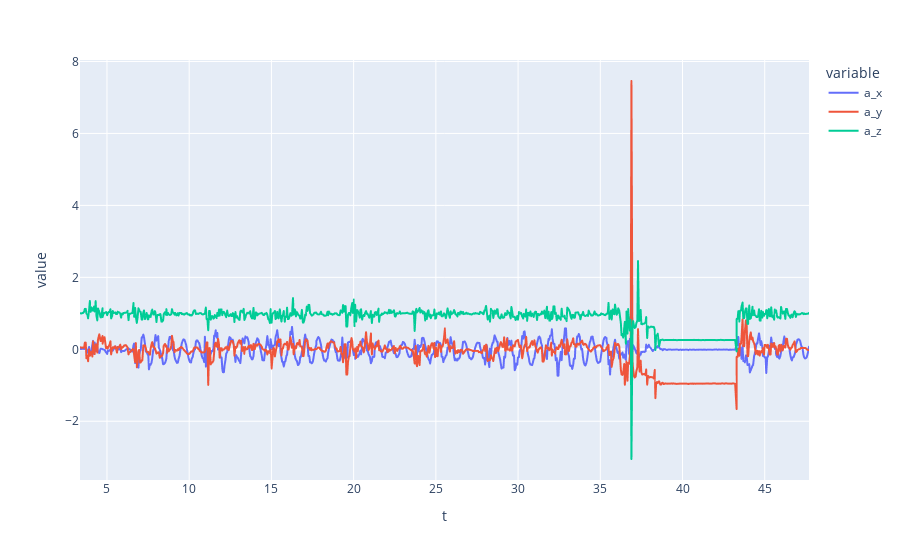
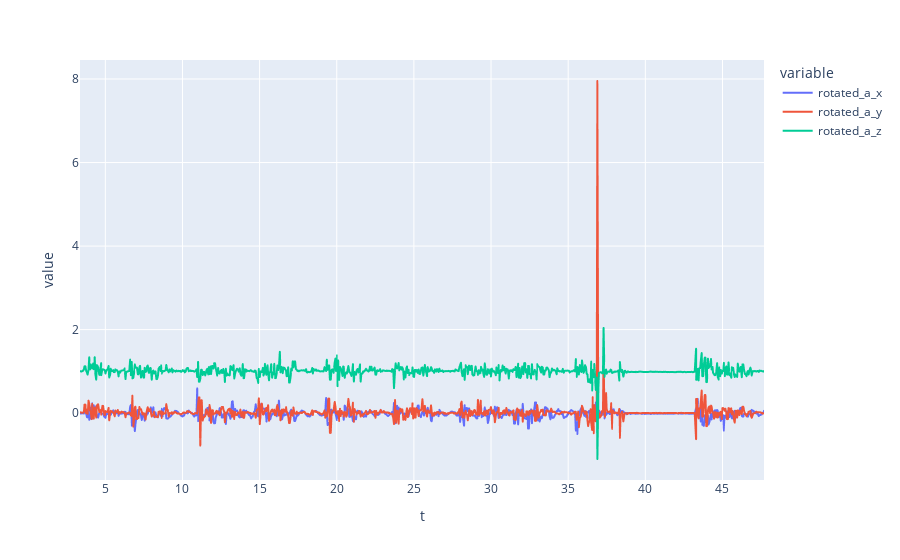
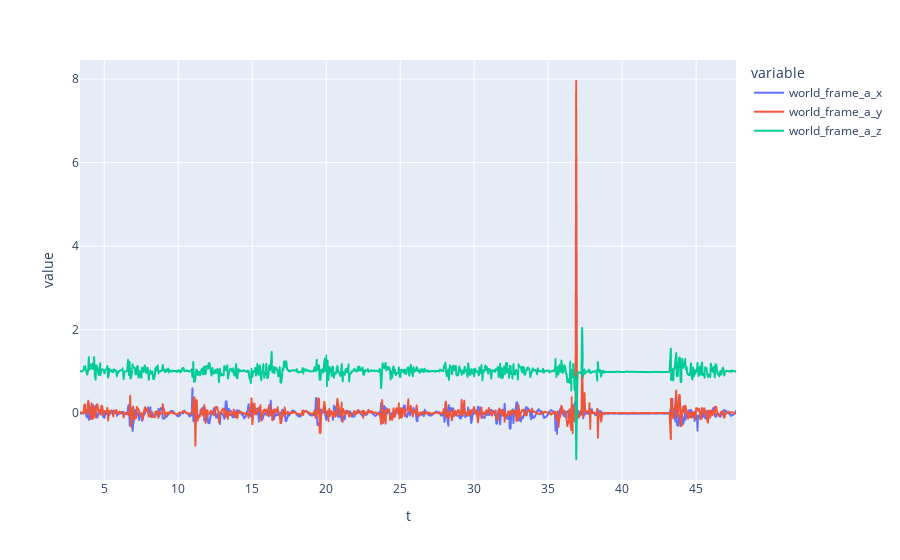
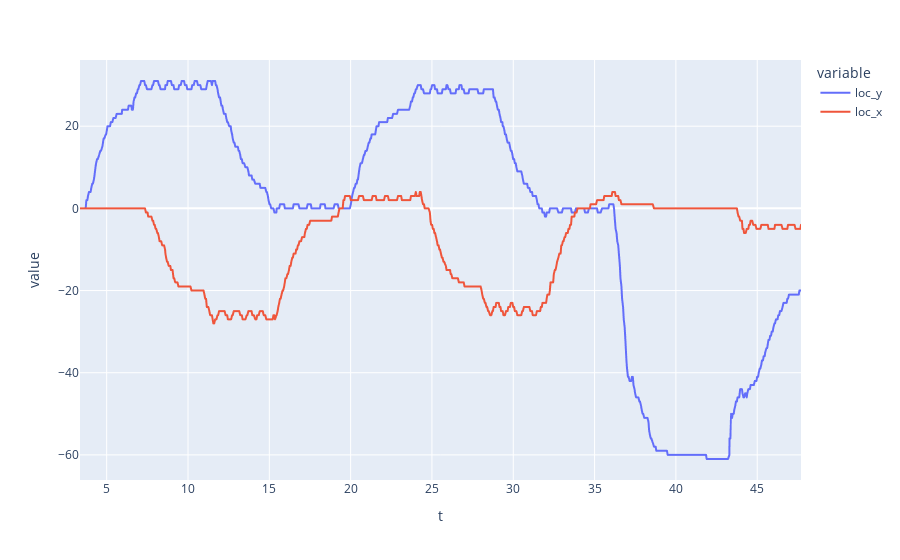

Notebook code cell kept with these figures, in order:
### Code cell
fig = px.line(df, x="t", y=["a_x", "a_y", "a_z"])
fig.show()

fig = px.line(df, x="t", y=["rotated_a_x", "rotated_a_y", "rotated_a_z"])
fig.show()
fig = px.line(df, x="t", y=["world_frame_a_x", "world_frame_a_y", "world_frame_a_z"])
fig.show()

fig = px.line(df, x="t", y=["loc_y","loc_x"])
fig.show()

### Figure 1 — Plotly figure (JSON) as saved in the notebook; plotly's stock layout.template omitted (floating-point values rounded to 4 significant figures; data arrays with more than 128 entries replaced by an {"elided": "..."} marker saying what was removed)
{"data": [{"hovertemplate": "variable=a_x<br>t=%{x}<br>value=%{y}<extra></extra>", "legendgroup": "a_x", "line": {"color": "#636efa", "dash": "solid"}, "marker": {"symbol": "circle"}, "mode": "lines", "name": "a_x", "showlegend": true, "type": "scattergl", "x": {"elided": "888 float values"}, "xaxis": "x", "y": {"elided": "888 float values"}, "yaxis": "y"}, {"hovertemplate": "variable=a_y<br>t=%{x}<br>value=%{y}<extra></extra>", "legendgroup": "a_y", "line": {"color": "#EF553B", "dash": "solid"}, "marker": {"symbol": "circle"}, "mode": "lines", "name": "a_y", "showlegend": true, "type": "scattergl", "x": {"elided": "888 float values"}, "xaxis": "x", "y": {"elided": "888 float values"}, "yaxis": "y"}, {"hovertemplate": "variable=a_z<br>t=%{x}<br>value=%{y}<extra></extra>", "legendgroup": "a_z", "line": {"color": "#00cc96", "dash": "solid"}, "marker": {"symbol": "circle"}, "mode": "lines", "name": "a_z", "showlegend": true, "type": "scattergl", "x": {"elided": "888 float values"}, "xaxis": "x", "y": {"elided": "888 float values"}, "yaxis": "y"}], "layout": {"legend": {"title": {"text": "variable"}, "tracegroupgap": 0}, "margin": {"t": 60}, "xaxis": {"anchor": "y", "domain": [0, 1], "title": {"text": "t"}}, "yaxis": {"anchor": "x", "domain": [0, 1], "title": {"text": "value"}}}}

### Figure 2 — Plotly figure (JSON) as saved in the notebook; plotly's stock layout.template omitted (floating-point values rounded to 4 significant figures; data arrays with more than 128 entries replaced by an {"elided": "..."} marker saying what was removed)
{"data": [{"hovertemplate": "variable=rotated_a_x<br>t=%{x}<br>value=%{y}<extra></extra>", "legendgroup": "rotated_a_x", "line": {"color": "#636efa", "dash": "solid"}, "marker": {"symbol": "circle"}, "mode": "lines", "name": "rotated_a_x", "showlegend": true, "type": "scattergl", "x": {"elided": "888 float values"}, "xaxis": "x", "y": {"elided": "888 float values"}, "yaxis": "y"}, {"hovertemplate": "variable=rotated_a_y<br>t=%{x}<br>value=%{y}<extra></extra>", "legendgroup": "rotated_a_y", "line": {"color": "#EF553B", "dash": "solid"}, "marker": {"symbol": "circle"}, "mode": "lines", "name": "rotated_a_y", "showlegend": true, "type": "scattergl", "x": {"elided": "888 float values"}, "xaxis": "x", "y": {"elided": "888 float values"}, "yaxis": "y"}, {"hovertemplate": "variable=rotated_a_z<br>t=%{x}<br>value=%{y}<extra></extra>", "legendgroup": "rotated_a_z", "line": {"color": "#00cc96", "dash": "solid"}, "marker": {"symbol": "circle"}, "mode": "lines", "name": "rotated_a_z", "showlegend": true, "type": "scattergl", "x": {"elided": "888 float values"}, "xaxis": "x", "y": {"elided": "888 float values"}, "yaxis": "y"}], "layout": {"legend": {"title": {"text": "variable"}, "tracegroupgap": 0}, "margin": {"t": 60}, "xaxis": {"anchor": "y", "domain": [0, 1], "title": {"text": "t"}}, "yaxis": {"anchor": "x", "domain": [0, 1], "title": {"text": "value"}}}}

### Figure 3 — Plotly figure (JSON) as saved in the notebook; plotly's stock layout.template omitted (floating-point values rounded to 4 significant figures; data arrays with more than 128 entries replaced by an {"elided": "..."} marker saying what was removed)
{"data": [{"hovertemplate": "variable=world_frame_a_x<br>t=%{x}<br>value=%{y}<extra></extra>", "legendgroup": "world_frame_a_x", "line": {"color": "#636efa", "dash": "solid"}, "marker": {"symbol": "circle"}, "mode": "lines", "name": "world_frame_a_x", "showlegend": true, "type": "scattergl", "x": {"elided": "888 float values"}, "xaxis": "x", "y": {"elided": "888 float values"}, "yaxis": "y"}, {"hovertemplate": "variable=world_frame_a_y<br>t=%{x}<br>value=%{y}<extra></extra>", "legendgroup": "world_frame_a_y", "line": {"color": "#EF553B", "dash": "solid"}, "marker": {"symbol": "circle"}, "mode": "lines", "name": "world_frame_a_y", "showlegend": true, "type": "scattergl", "x": {"elided": "888 float values"}, "xaxis": "x", "y": {"elided": "888 float values"}, "yaxis": "y"}, {"hovertemplate": "variable=world_frame_a_z<br>t=%{x}<br>value=%{y}<extra></extra>", "legendgroup": "world_frame_a_z", "line": {"color": "#00cc96", "dash": "solid"}, "marker": {"symbol": "circle"}, "mode": "lines", "name": "world_frame_a_z", "showlegend": true, "type": "scattergl", "x": {"elided": "888 float values"}, "xaxis": "x", "y": {"elided": "888 float values"}, "yaxis": "y"}], "layout": {"legend": {"title": {"text": "variable"}, "tracegroupgap": 0}, "margin": {"t": 60}, "xaxis": {"anchor": "y", "domain": [0, 1], "title": {"text": "t"}}, "yaxis": {"anchor": "x", "domain": [0, 1], "title": {"text": "value"}}}}

### Figure 4 — Plotly figure (JSON) as saved in the notebook; plotly's stock layout.template omitted (floating-point values rounded to 4 significant figures; data arrays with more than 128 entries replaced by an {"elided": "..."} marker saying what was removed)
{"data": [{"hovertemplate": "variable=loc_y<br>t=%{x}<br>value=%{y}<extra></extra>", "legendgroup": "loc_y", "line": {"color": "#636efa", "dash": "solid"}, "marker": {"symbol": "circle"}, "mode": "lines", "name": "loc_y", "showlegend": true, "type": "scattergl", "x": {"elided": "888 float values"}, "xaxis": "x", "y": {"elided": "888 int values"}, "yaxis": "y"}, {"hovertemplate": "variable=loc_x<br>t=%{x}<br>value=%{y}<extra></extra>", "legendgroup": "loc_x", "line": {"color": "#EF553B", "dash": "solid"}, "marker": {"symbol": "circle"}, "mode": "lines", "name": "loc_x", "showlegend": true, "type": "scattergl", "x": {"elided": "888 float values"}, "xaxis": "x", "y": {"elided": "888 int values"}, "yaxis": "y"}], "layout": {"legend": {"title": {"text": "variable"}, "tracegroupgap": 0}, "margin": {"t": 60}, "xaxis": {"anchor": "y", "domain": [0, 1], "title": {"text": "t"}}, "yaxis": {"anchor": "x", "domain": [0, 1], "title": {"text": "value"}}}}
